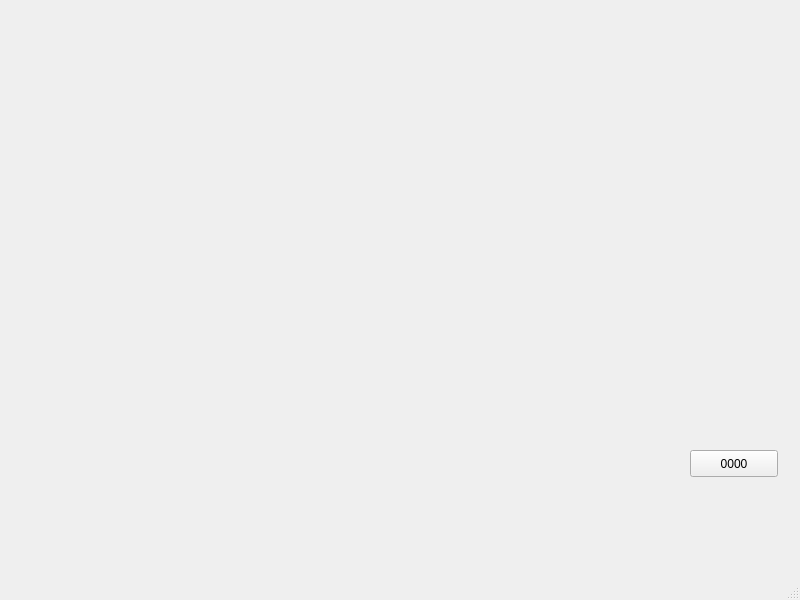
<?xml version="1.0" encoding="UTF-8"?>
<ui version="4.0">
 <class>MainWindow_list_ver</class>
 <widget class="QMainWindow" name="MainWindow_list_ver">
  <property name="geometry">
   <rect>
    <x>0</x>
    <y>0</y>
    <width>800</width>
    <height>600</height>
   </rect>
  </property>
  <property name="windowTitle">
   <string>MainWindow</string>
  </property>
  <widget class="QWidget" name="centralwidget">
   <widget class="QPushButton" name="pushButton">
    <property name="geometry">
     <rect>
      <x>690</x>
      <y>450</y>
      <width>88</width>
      <height>27</height>
     </rect>
    </property>
    <property name="text">
     <string>0000</string>
    </property>
   </widget>
  </widget>
  <widget class="QMenuBar" name="menubar">
   <property name="geometry">
    <rect>
     <x>0</x>
     <y>0</y>
     <width>800</width>
     <height>24</height>
    </rect>
   </property>
  </widget>
  <widget class="QStatusBar" name="statusbar"/>
 </widget>
 <resources/>
 <connections/>
</ui>
